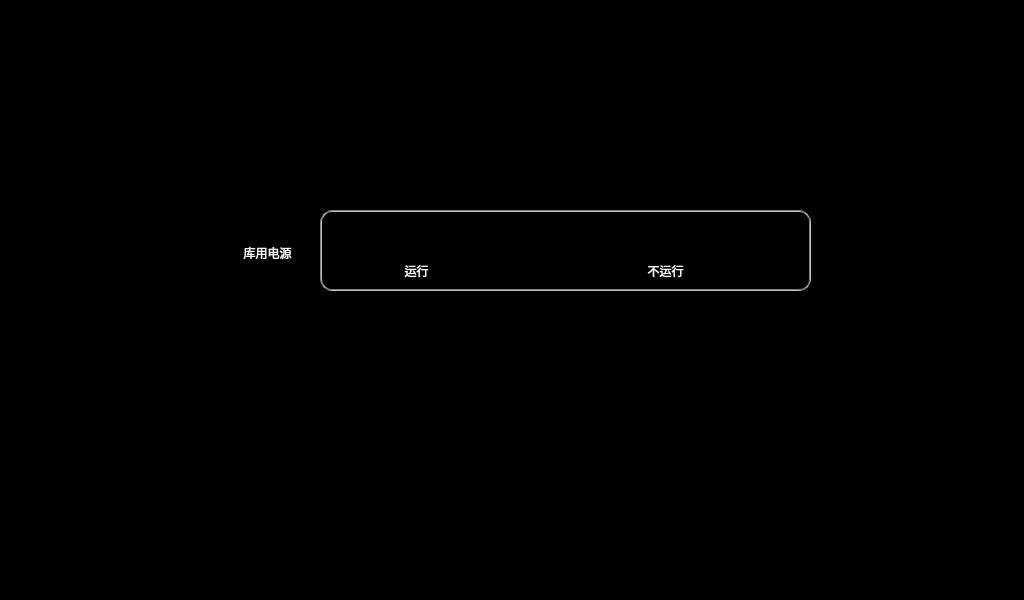
<?xml version="1.0" encoding="UTF-8"?>
<ui version="4.0">
 <class>VehicleParameterHelp</class>
 <widget class="QWidget" name="VehicleParameterHelp">
  <property name="geometry">
   <rect>
    <x>0</x>
    <y>0</y>
    <width>1024</width>
    <height>600</height>
   </rect>
  </property>
  <property name="windowTitle">
   <string>Form</string>
  </property>
  <property name="styleSheet">
   <string notr="true">QLabel
{
	color: white;
	border: 2px groove, gray;
    border-color: gray;
	font: 18px, &quot;微软雅黑&quot;;
}

QWidget
{
	background-color: black;
}

QPushButton
{
	font: 18px, &quot;微软雅黑&quot;;
    color: black;
	background-color: rgb(113, 113, 198);
	border:1px solid white;
	border-radius: 5px;
}</string>
  </property>
  <widget class="QLabel" name="label_15">
   <property name="geometry">
    <rect>
     <x>381</x>
     <y>260</y>
     <width>71</width>
     <height>21</height>
    </rect>
   </property>
   <property name="styleSheet">
    <string notr="true">border: 0px;
background-color: transparent;
font: 13px &quot;微软雅黑&quot;;</string>
   </property>
   <property name="text">
    <string>运行</string>
   </property>
   <property name="alignment">
    <set>Qt::AlignCenter</set>
   </property>
  </widget>
  <widget class="QLabel" name="label_2">
   <property name="geometry">
    <rect>
     <x>222</x>
     <y>228</y>
     <width>91</width>
     <height>50</height>
    </rect>
   </property>
   <property name="styleSheet">
    <string notr="true">border: 0px;</string>
   </property>
   <property name="text">
    <string>库用电源</string>
   </property>
   <property name="alignment">
    <set>Qt::AlignCenter</set>
   </property>
  </widget>
  <widget class="QLabel" name="label_30">
   <property name="geometry">
    <rect>
     <x>648</x>
     <y>220</y>
     <width>35</width>
     <height>35</height>
    </rect>
   </property>
   <property name="styleSheet">
    <string notr="true">border: 0px;
border-image: url(:/images/garagePowerStop.png);</string>
   </property>
   <property name="text">
    <string/>
   </property>
   <property name="alignment">
    <set>Qt::AlignLeading|Qt::AlignLeft|Qt::AlignVCenter</set>
   </property>
  </widget>
  <widget class="QLabel" name="label_29">
   <property name="geometry">
    <rect>
     <x>640</x>
     <y>260</y>
     <width>51</width>
     <height>21</height>
    </rect>
   </property>
   <property name="styleSheet">
    <string notr="true">border: 0px;
background-color: transparent;
font: 13px &quot;微软雅黑&quot;;</string>
   </property>
   <property name="text">
    <string>不运行</string>
   </property>
   <property name="alignment">
    <set>Qt::AlignCenter</set>
   </property>
  </widget>
  <widget class="QLabel" name="label_9">
   <property name="geometry">
    <rect>
     <x>400</x>
     <y>220</y>
     <width>35</width>
     <height>35</height>
    </rect>
   </property>
   <property name="styleSheet">
    <string notr="true">border: 0px;
border-image: url(:/images/garagePowerRun.png);</string>
   </property>
   <property name="text">
    <string/>
   </property>
   <property name="alignment">
    <set>Qt::AlignLeading|Qt::AlignLeft|Qt::AlignVCenter</set>
   </property>
  </widget>
  <widget class="QLabel" name="label_106">
   <property name="geometry">
    <rect>
     <x>320</x>
     <y>210</y>
     <width>491</width>
     <height>81</height>
    </rect>
   </property>
   <property name="styleSheet">
    <string notr="true">border-radius: 12px;</string>
   </property>
   <property name="text">
    <string/>
   </property>
   <property name="alignment">
    <set>Qt::AlignCenter</set>
   </property>
  </widget>
  <zorder>label_106</zorder>
  <zorder>label_15</zorder>
  <zorder>label_2</zorder>
  <zorder>label_30</zorder>
  <zorder>label_29</zorder>
  <zorder>label_9</zorder>
 </widget>
 <resources/>
 <connections/>
</ui>
